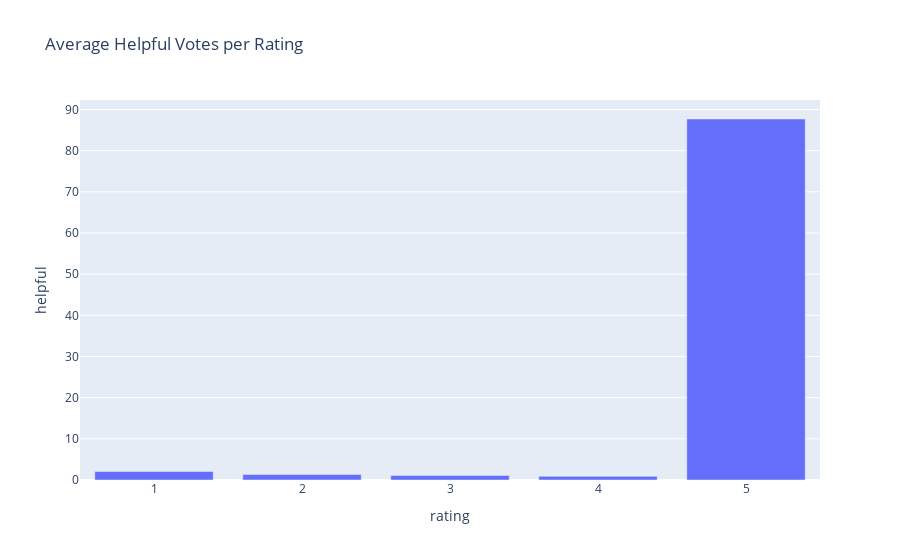

Notebook code cell kept with this figure:
### Code cell
mean_helpful = df.groupby("rating")["helpful"].mean().reset_index()

fig = px.bar(mean_helpful, x="rating", y="helpful",
             title="Average Helpful Votes per Rating")
fig.show()

# viser gjenomsnittet av helpful. Blir dratt opp en del av de med mange stemmer. 
# Bruker mean for å fjerne de som fikk 0 i rating sånn at dataen blir mer representativ

### Figure 1 — Plotly figure (JSON) as saved in the notebook; plotly's stock layout.template omitted (floating-point values rounded to 4 significant figures)
{"data": [{"alignmentgroup": "True", "hovertemplate": "rating=%{x}<br>helpful=%{y}<extra></extra>", "legendgroup": "", "marker": {"color": "#636efa", "pattern": {"shape": ""}}, "name": "", "offsetgroup": "", "orientation": "v", "showlegend": false, "textposition": "auto", "type": "bar", "x": [1, 2, 3, 4, 5], "xaxis": "x", "y": [2.059, 1.319, 1.094, 0.8892, 87.69], "yaxis": "y"}], "layout": {"barmode": "relative", "legend": {"tracegroupgap": 0}, "title": {"text": "Average Helpful Votes per Rating"}, "xaxis": {"anchor": "y", "domain": [0, 1], "title": {"text": "rating"}}, "yaxis": {"anchor": "x", "domain": [0, 1], "title": {"text": "helpful"}}}}
